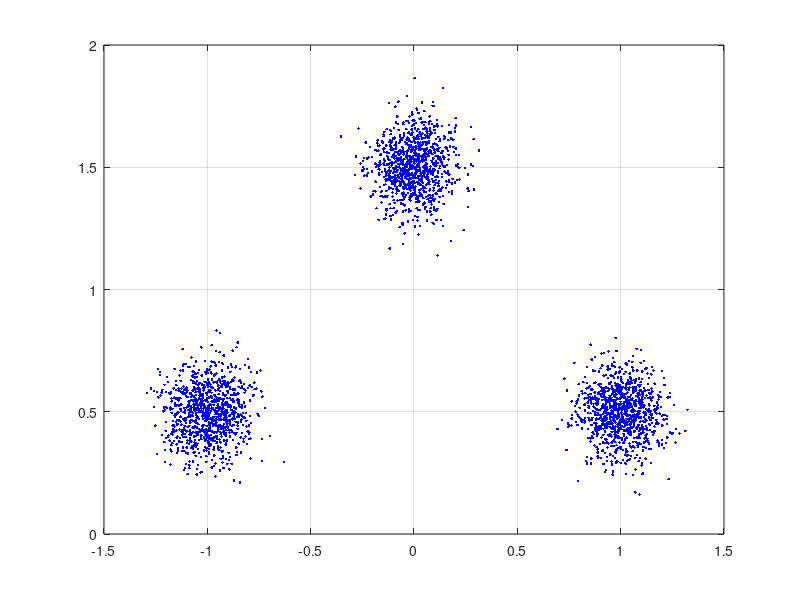

MATLAB code to generate this figure: (Note: this script raises an error after producing the figure.)
% Darboux with noisy eigs.
% author: Nicola De Renzis
% date: 05/02/2018


clear all  %#ok<CLALL>
close all

%% FIRST SECTION: ONE FIXED EIGENVALUE USING THEORETICAL EQUATION. USE NOISY EIGS

% define eigenvalue
eig_clean = [1+0.5*1i -1+1i*0.5 1.5*1i]; % eigenvalues
qd_clean = [1-1i 1+1i 2*1i]; % spectral amplitude

% add noise
var_i = 1e-2;    % variance in imaginary axis
var_r = 1e-2;    % variance in real axis
n = 1e3;         % number of noisy samples
noise = randn(n,length(eig_clean))*sqrt(var_r) + 1i.*randn(n,length(eig_clean)).*sqrt(var_i);
noisy_eig = repmat(eig_clean,n,1) + noise;
noisy_eig(imag(noisy_eig)<=0) = conj(noisy_eig(imag(noisy_eig)<=0));
noisy_qd = repmat(qd_clean,n,1)+noise;

%%{ debug figure
figure(1)
plot(real(noisy_eig),imag(noisy_eig),'b.')
grid on
%}

% define waveform parameters
N = 2^12; % number of samplez per signal
T1 = -12; T2 = 12; % [s]
t = linspace(T1,T2,2*N+1); % [s]

q = zeros(2*N+1,length(n));
q_th = zeros(2*N+1,length(n));
q_clean = INFT_Darboux(eig_clean,qd_clean,t);
for index=1:n
    disp(index)
    eig = noisy_eig(index,:);
    qd = noisy_qd(index,:);
    
    % apply INFT
    q(:,index) = INFT_Darboux(eig,qd,t);
    
    %qd = (eig-conj(eig))*qd; % only if you want the bk
    %t1 = 1/2/imag(eig)*log(abs(qd));
    %q_th = 2*imag(eig)*sech(2*imag(eig).*(t-t1)).*exp(-1i.*(2*real(eig).*t+angle(qd)+pi));
    %t1 = 1/2/imag(eig)*log(abs(qd)/2/imag(eig));
    %q(:,index) = 2*imag(eig)*sech(2*imag(eig).*(t-t1)).*exp(-1i.*(2*real(eig).*t+angle(qd)+pi/2));
    
    % useless stuff
    %E_th(index) = trapz(t,abs(q_th).^2); % energy of signal
    %E(index) = trapz(t,abs(q).^2); % energy of signal
    %E_NFT = 4.*sum(imag(eig));  % energy carried by discrete spectrum. In Soliton case all the energy of the signal
    
end


% figures
close all
figure(2)
subplot(2,2,1:2)
plot(t,abs(q).^2)
ylabel('|q(t)|^2')
xlabel('t')
subplot(2,2,3:4)
plot(t,angle(q)./pi)
ylabel('phase/\pi')
xlabel('t')


figure(3)
subplot(2,2,[1,3])
plot(0,0,'b',0,0,'k',t,real(q),'b',t,real(q_clean),'k') % first two only for legend purposes
ylabel('q(t)')
xlabel('t')
ylim([-4,2])
xlim([T1,T2])
legend('Real part','Clean real part','Location','Southeast')
grid on
subplot(2,2,[2,4])
plot(0,0,'r',0,0,'k',t,imag(q),'r',t,imag(q_clean),'k') % first two only for legend purposes
ylabel('q(t)')
xlabel('t')
ylim([-4,2])
xlim([T1,T2])
legend('Imag part','Clean imag part','Location','Southeast')
grid on

figure(4)
plot(t,real(mean(q,2)),'b',t,imag(mean(q,2)),'r--',t,real(q_clean),'k',t,imag(q_clean),'k--')
ylabel('q(t)')
xlabel('t')
legend('Real part','Imag part','Clean signal')
grid on

%{
figure(4)
plot(t,real(q_th),'b',t,imag(q_th),'b--')
hold on
plot(t,real(q),'r',t,imag(q),'r--')
%plot(t,abs(q_th).^2,'g--',t,abs(q).^2,'k-.')
hold off
ylabel('|q(t)|^2')
xlabel('t [s]')
legend('Analytic - Real','Analytic - Imag','Darboux - Real','Darboux - Imag')

figure(5)
subplot(2,1,2)
plot(t,real(q_th)-real(q),'b');title('Real part')
ylabel('Error')
subplot(2,1,1)
plot(t,imag(q_th)-imag(q),'r');title('Imag part')
ylabel('Error')
xlabel('time')
%}

